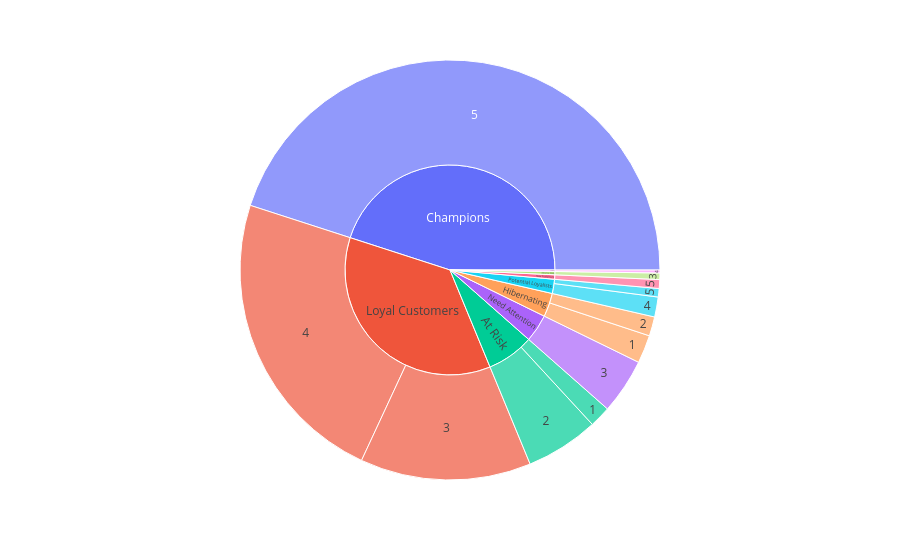

The notebook cell saved with this chart:
### Code cell
px.sunburst(fm, path=['Segment', 'R_score'], values='Monetary')

### Figure 1 — Plotly figure (JSON) as saved in the notebook; plotly's stock layout.template omitted (floating-point values rounded to 4 significant figures)
{"data": [{"branchvalues": "total", "domain": {"x": [0, 1], "y": [0, 1]}, "hovertemplate": "labels=%{label}<br>Monetary=%{value}<br>parent=%{parent}<br>id=%{id}<extra></extra>", "ids": ["Loyal Customers/4", "Hibernating/2", "Champions/5", "Loyal Customers/3", "Need Attention/3", "At Risk/2", "Potential Loyalists/5", "At Risk/1", "Hibernating/1", "New Customers/5", "Potential Loyalists/4", "Promising/4", "About to Sleep/3", "Loyal Customers", "Hibernating", "Champions", "Need Attention", "At Risk", "Potential Loyalists", "New Customers", "Promising", "About to Sleep"], "labels": ["4", "2", "5", "3", "3", "2", "5", "1", "1", "5", "4", "4", "3", "Loyal Customers", "Hibernating", "Champions", "Need Attention", "At Risk", "Potential Loyalists", "New Customers", "Promising", "About to Sleep"], "name": "", "parents": ["Loyal Customers", "Hibernating", "Champions", "Loyal Customers", "Need Attention", "At Risk", "Potential Loyalists", "At Risk", "Hibernating", "New Customers", "Potential Loyalists", "Promising", "About to Sleep", "", "", "", "", "", "", "", "", ""], "type": "sunburst", "values": [215800.0, 13860.0, 421300.0, 123100.0, 39890.0, 52620.0, 6096.0, 15360.0, 20290.0, 6349.0, 14380.0, 2120.0, 4695.0, 338900.0, 34150.0, 421300.0, 39890.0, 67980.0, 20480.0, 6349.0, 2120.0, 4695.0]}], "layout": {"legend": {"tracegroupgap": 0}, "margin": {"t": 60}}}
